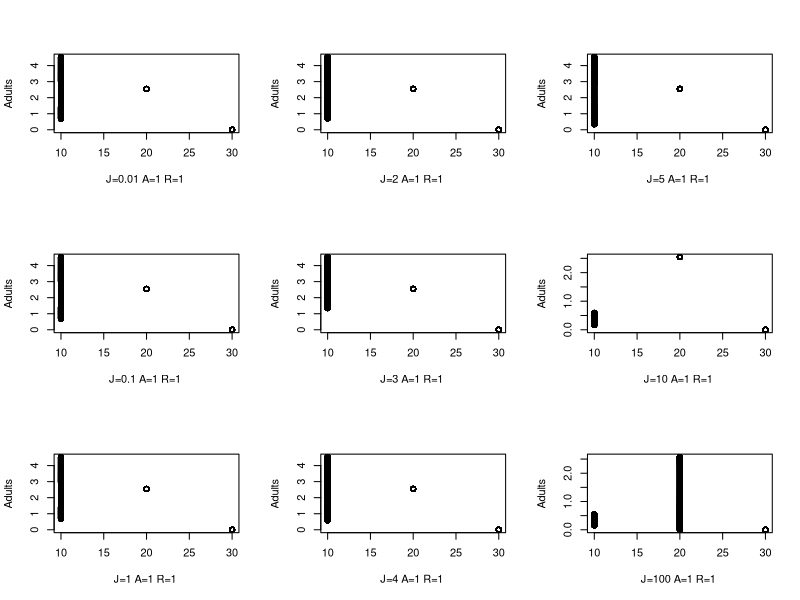

This chart was generated by the following R code:

library(deSolve)

#### RUNTIME ###################################################################

# start timing script
start <- proc.time()

#### PARAMETERS ################################################################

# t subscript in variable name indicates temperature-sensitive
# base terms are now the scaling factor for temperature-sensitive terms

# z: adult to juvenile size ratio
z<-0.2
# p: adult modifier on production of juveniles
# can use to modify stage structure, seems like it needs to be <1
p<-0.4
# sig: conversion efficiency of resource to useful energy for fish
sig<-0.7
# M: maximum ingestion rate
# make mass specific?
M<-0.5
# MS: function breadth for max intake rate
# i.e. attack rate, opens downward
MS<-10
# H: handling time
# speed at which fish can eat resources (smaller is faster)
H<-1
# HS: function breadth for handling time
# temperature parabola opens upward
HS<-10
# uJ: juvenile mortality
# uJ = 0.05 when C = 20
uJ<-1.625
# uJe: activation energy of juvenile mortality
uJe<--0.006
# uA: adult mortality
# uA = 0.005 when C = 20
uA<-1.625
# uAe: activation energy og adult mortality
uAe<--0.006
# uR: resource mortality
# uR = 0.005 when C = 20
uR<-0.163
# uRe: activation energy of resource mortality
uRe<--0.006
# t: costs of maintaining somatic growth/turnover
# i.e. base level of resource intake you must exceed to mature/reproduce
# t = 0.1 when C = 20
t<-0.326
# te: activation energy of metabolic waste
te<--0.006
# r: resource growth rate
r<-1.5
# rS: function breadth for resource growth rate
# temperature parabola opens downward
rS<-15
# K: resource carrying capacity
K<-5
# B: adult reproductive rate
B<-0.5
# boltzmann's constant
kb<-8.617*10^-5
# t: temperature in degrees celsius
# 20 is optimal, 10 is cold, 30 is hot
C<-20

#### ODE FUNCTIONS #############################################################

# t subscript in variable name indicates temperature-sensitive

# Mt: maximum ingestion rate
# Ht: handling time
# tt: costs of maintaining somatic growth/turnover
# uJt: mortality rate for juveniles
# uAt: mortality rate for adults
# uRt: mortality rate for resources
# rt: resource growth rate
# ca: functional response for adults
# cj: functional response for juveniles
# mj: juvenile maturation rate
# ra: reproduction per adult

BaseStaget<-function(t,y,p){
    {
        J<-y[1]
        A<-y[2]
        R<-y[3]
    }
    with(as.list(p),{
        Mt<-M*exp(-(C-20)^2/(2*MS)^2)
        Ht<-H*exp((C-20)^2/(2*HS)^2)
        tt<-t*exp(te/(kb*C))
        uJt<-uJ*exp(uJe/(kb*C))
        uAt<-uA*exp(uAe/(kb*C))
        uRt<-uR*exp(uRe/(kb*C))
        rt<-r*exp(-(C-23)^2/(2*rS)^2)
        
        ca<-Mt*(R/(Ht+R))
        cj<-Mt*(R/(Ht+R))
        ifelse(((sig*cj)-tt)<0, mj<-0, mj<-(((sig*cj)-tt)-uJt)/(1-z^(1-(uJt/((sig*cj)-tt)))))
        ifelse(((sig*ca)-tt)<0, ra<-0, ra<-((sig*ca)-tt)*B)
        
        dJ.dt<- ra*A -mj*J - uJt *J
        
        dA.dt<- mj*J - uAt*A -ra*p*A
        
        dR.dt<- rt*R*(1-(R/K)) - cj*J - ca*A - uRt*R
        
        return(list(c(dJ.dt,dA.dt,dR.dt)))
    })
}

#### SIMULATION ################################################################

# define how time works for simulation
days<-(seq(0,800,by=0.1))

# set initial conditions for state variables
# intialize as single value to run one interation,
# intialize as vector of values to run multiple interations
a <- 1 # adults
juv.vec <- c(0.01,0.1,1,2,3,4,5,10,100) # juveniles
r <- 1 # resources

# create parameter vector
parms<-c(z=z, p=p, sig=sig, M=M, MS=MS, H=H,HS=HS, uJ=uJ, uJe=uJe,
         uA=uA, uAe=uAe, uR=uR, uRe=uRe, t=t, te=te,r=r, rS=rS, K=K, B=B, kb=kb, C=C)
# choose parameter to change
parm.name <- "C"
# choose range of parameters
parm.seq <- seq(10,30,length = 3)
# find index of parameter to change
parm.index <- which(names(parms)==parm.name)

# initialize list to store output
BSt.out.list <- list()

# choose variable to show in bifurcation plot
plot.variable <- "Adults"

# plotting
# layout for plots
par(mfcol=c(3,3))
# plot juvenile, adult, and resource dynamics?
dynamics.plot = F
# plot bifurcation plot?
bifrucation.plot = T

# loop to change initial value of juveniles
for (j in juv.vec) {
    y <- c(j,a,r)
    names(y) <- c("Juveniles", "Adults", "Resources")
    
    
    # loop to change parameter
    for (i in 1:length(parm.seq)) {
        # set parameters
        parms.loop <- parms
        parms.loop[parm.index] <- parm.seq[i]
        # converge
        BSt.out <- ode(y=y, time=days, BaseStaget, parms=parms.loop)
        # get converged points
        BSt.out.list[[i]] <- ode(y=BSt.out[length(days),-1], time=days,
                                 BaseStaget, parms=parms.loop)[,-1]
        

        # juvenile, adult, and resource dynamics plot
        if (dynamics.plot) {
            BSt.out.df <- data.frame(BSt.out)
            matplot(BSt.out.df[,2:4],type="l",lty=1,pch=0.5,col=1:3,
                    xlab=paste0("J=",j," ","A=",a," ","R=",r," ", parm.name,"=", parm.seq[i]))
        }

    } # end parm.seq loop

    # bifurcation plot    
    if (bifrucation.plot) {
        range.lim <- lapply(BSt.out.list, function(x) apply(x, 2, range))
        range.lim <- apply(do.call("rbind", range.lim), 2, range)
        plot(0, 0, pch = "", xlab=paste0("J=",j," ","A=",a," ","R=",r," "),
             ylab = plot.variable, xlim = range(parm.seq),
             ylim = range.lim[,plot.variable])
        for (i in 1:length(parm.seq)) {
            points(rep(parm.seq[i], length(days)), BSt.out.list[[i]][,plot.variable])
        }
    }
    
} # end juv.vec loop

#### RUNTIME ###################################################################

# stop timing script
end <- proc.time()
# print elapsed time
print(end[3]-start[3])
